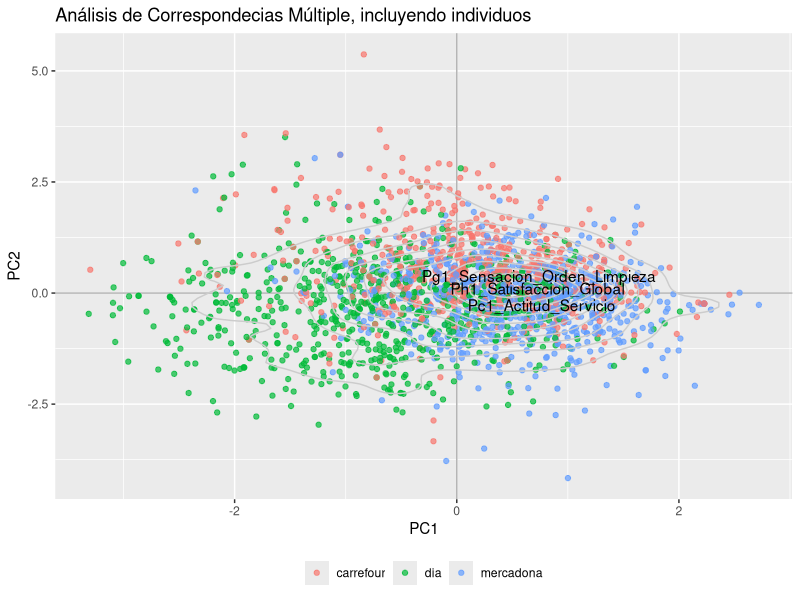
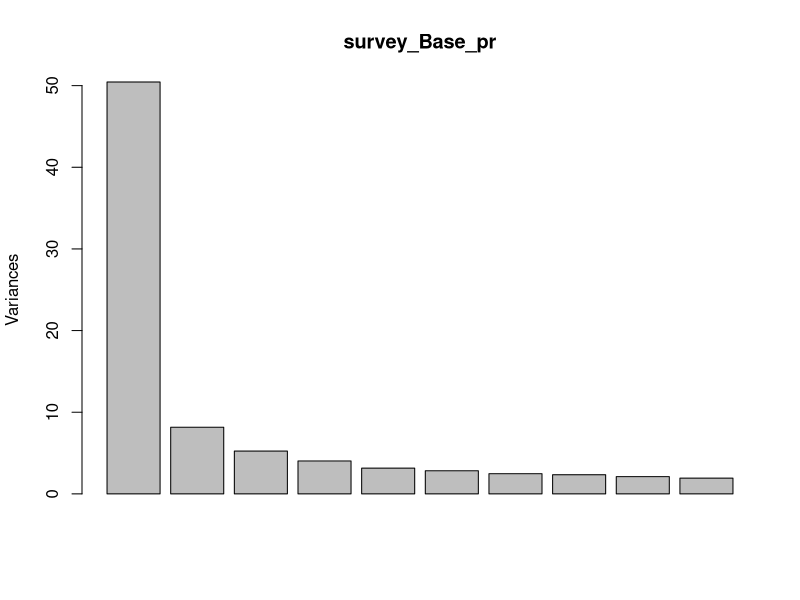
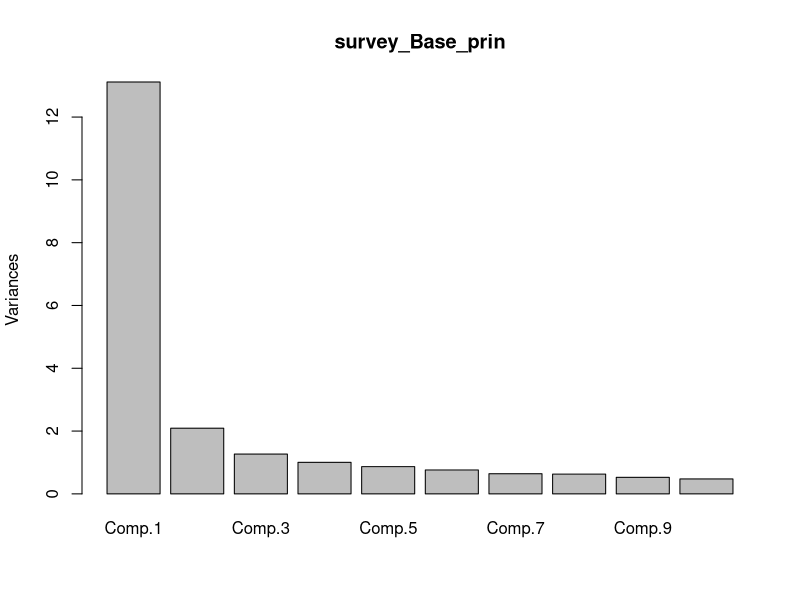
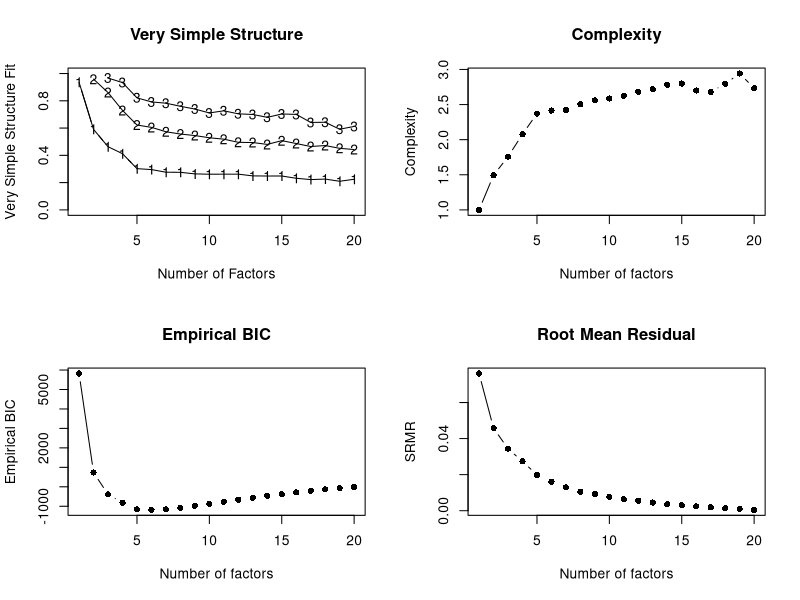

Reproduce these figures in R, in order. (Note: this script raises an error after producing the figures.)

#library(scales)
#library(reshape2)
#library(stringr)
# library(FactoMineR)
# library(factoextra)
library(dplyr)
library(ggplot2)
library(psych)

survey <- read.delim("survey.csv",sep = ';')

#Despues de ver los datos, elegimos eliminar las variables con más de 40 NA
survey <- survey %>%
  dplyr::select(-starts_with('P'), which(colSums(is.na(.)) < 41)) %>% 
  select(Establecimiento, starts_with('P'), starts_with('C'))
# Replace NA with median
survey[] <- lapply(survey, function(x) ifelse(is.na(x), median(x, na.rm = TRUE), x))

survey$RC1_Edad <- dplyr::recode(survey$C1_Edad, 21, 30, 40, 50, 60, 65)
survey$RC2_Sexo <- recode(survey$C2_Sexo, 0, 1)
survey$RC4_Compra_Media <- recode(
  survey$C4_Compra_Media, 15, 23, 38, 53, 68, 83, 103, 120)
survey$RC5 <- recode(
  survey$C5_Ingr_Mes, 600, 800, 1250, 1750, 2500, 3750, 4500)

survey$Establecimiento <- 
  factor(survey$Establecimiento, labels = c('carrefour','dia','mercadona'))
survey$C1_Edad <-
  factor(survey$C1_Edad,
         labels = c('18-24','25-35','35-44','45-54','55-64','>64'))
survey$C2_Sexo <- 
  factor(survey$C2_Sexo,labels = c('hombre','mujer'))
survey$C3_Estado_Civil <-
  factor(survey$C3_Estado_Civil,
         labels = c('soltero/a','casado/a','unido/a',
                    'separado/a','viudo/a'))
survey$C4_Compra_Media <-
  factor(survey$C4_Compra_Media,
         labels = c('<15','15-30','31-45','46-60','61-75',
                    '76-90','91-120','>120'))
survey$C5_Ingr_Mes <-
  factor(survey$C5_Ingr_Mes,
         labels = c('<600','601-1000','1001-1500',
                    '1501-2000','2001-3000','3001-4500','>4500'))


# Separamos datos por supermercados
dia <- filter(survey, Establecimiento=='dia')
carrefour <- filter(survey, Establecimiento=='carrefour')
mercadona <- filter(survey, Establecimiento=='mercadona')

## psych
# Exploratorio

#psych::scree(select(survey, starts_with('P')), pc = TRUE) # gráfico feo
# Hacemos el análisis Kaiser Meyer Olsen
survey_KMO <-psych::KMO(select(survey, starts_with('P')))
# Valor KMO
survey_KMO$MSA
# PCA con todas las columnas para elegir cuantos factores y varianza explicada
survey_principal <- psych::principal(select(survey, starts_with('P')),
  nfactors = ncol(select(survey, starts_with('P'))), rotate = 'none')
survey_principal
# Elegimos 4 factores sin rotar
# PCA con todas las columnas para elegir cuantos factores y varianza explicada
survey_principal <- psych::principal(select(survey, starts_with('P')),
  nfactors = 4, rotate = 'none')
# Estudiamos las comunalidades
survey_principal$communality
# Extraemos las puntuaciones
survey_principal_cargas <- as.data.frame(unclass(survey_principal$loadings))
# Añadimos columnas con los nombres de las variables
survey_principal_cargas$variables <- rownames(survey_principal_cargas)
# Reordenamos las columnas
survey_principal_cargas <- select(survey_principal_cargas, variables, starts_with('P'))
# Reordenamos las puntuaciones en base a PC1
survey_principal_cargas <- arrange(survey_principal_cargas, -PC1)

print(survey_principal_cargas, digits = 2)

# Cogemos los scores de cada individuo
survey_principal_scores <- as.data.frame(unclass(survey_principal$scores))
# Les incluimos el establecimiento
survey_principal_scores$Establecimiento <- survey$Establecimiento
# Agrupamos los scores por establecimiento

survey_principal_scores <- survey_principal_scores %>% 
  group_by(Establecimiento)

ggplot(data = survey_principal_scores, aes(PC1, PC2)) +
  geom_hline(yintercept = 0, colour = "gray70") +
  geom_vline(xintercept = 0, colour = "gray70") +
  geom_point(aes(colour = factor(Establecimiento)), alpha = 0.7) +
  geom_density2d(colour = "gray80") +
  geom_text(data = survey_principal_cargas, 
            aes(PC1, PC2, label = variables),check_overlap = TRUE) +
  theme(legend.position="bottom",legend.direction="horizontal") +
  theme(legend.title = element_blank()) +
  ggtitle("Análisis de Correspondecias Múltiple, incluyendo individuos") +
  scale_colour_discrete(name = "Variable")

# ROTAMOS

survey_principal_rot <- psych::principal(select(survey, starts_with('P')),
                                     nfactors = 4, rotate = 'varimax')


survey_principal_cargas_rot <- as.data.frame(unclass(survey_principal_rot$loadings))
survey_principal_cargas_rot$variables <- rownames(survey_principal_cargas_rot)
survey_principal_cargas_rot <- select(survey_principal_cargas_rot, variables, starts_with('R'))
# Reordenamos en base a PC1
survey_principal_cargas_rot <- arrange(survey_principal_cargas_rot, -RC1)

##### Aquí nos quedamos....

a <- survey_principal_cargas_rot
a[a[]<0.4] <- 0


print(survey_principal_cargas_rot, digits = 2)


set.seed(1234)






## psych & Base R
survey_Base_prin <- princomp(select(survey, starts_with('P')),4, scores = TRUE)
survey_Base_pr <- prcomp(select(survey, starts_with('P')),4, scale = FALSE)
screeplot(survey_Base_pr) # Variance
screeplot(survey_Base_prin) # std deviation

psych::fa.sort(survey_principal)

 

nfactors(select(survey, starts_with('P')), n= 20, rotate = 'varimax')



## FactoMineR
survey_principal <- principal(select(survey, starts_with('P')),4 ,rotate = 'varimax',
                              scores = TRUE)
a <- cor(select(survey, starts_with('P')))
VSS.plot(a)
survey_principal$scores
# Para extraer varianza
a <- print(survey_principal)
round(a$Vaccounted,2)
cor(survey_principal$scores) 
## FactoMineR
# PCA All
survey_pca <- PCA(select(survey, starts_with('P')))
print(survey_pca)
prcomp(select(survey, starts_with('P')), rotate = TRUE)
(survey_pca$eig)
fviz_screeplot(survey_pca)
a <- survey_pca$var$coord
b <-t(apply(survey_pca$var$coord, 1, function(x) {x/sqrt(survey_pca$eig[,1])}))
head(sweep(survey_pca$var$coord, 2, sqrt(survey_pca$eig[,1]),'/'))

# PCA Día
dia_pca <- PCA(na.omit(select(dia, starts_with('P'))))
print(dia_pca)
(dia_pca$eig)
fviz_screeplot(dia_pca)
dia_pca$var$coord

# PCA Carrefour
carrefour_pca <- PCA(na.omit(select(carrefour, starts_with('P'))))
print(carrefour_pca)
(carrefour_pca$eig)
fviz_screeplot(carrefour_pca)
carrefour_pca$var$coord

# PCA Mercadona
mercadona_pca <- PCA(na.omit(select(mercadona, starts_with('P'))))
print(mercadona_pca)
(mercadona_pca$eig)
fviz_screeplot(mercadona_pca)
mercadona_pca$var$coord

# Quality Cos2
head(mercadona_pca$var$cos2)


ggplot(survey, aes(Ph1_Satisfaccion_Global, RC4_Compra_Media,
                   color = Establecimiento)) +
  geom_point(shape=1) +
  scale_colour_hue(l=50) + # Use a slightly darker palette than normal
  geom_smooth(method=lm,   # Add linear regression lines
              se=FALSE,    # Don't add shaded confidence region
              fullrange=TRUE) # Extend regression lines

ggplot(mercadona, aes(Ph1_Satisfaccion_Global, RC4_Compra_Media)) +
  geom_point(shape=1) +
  scale_colour_hue(l=50) + # Use a slightly darker palette than normal
  geom_smooth(method=lm,   # Add linear regression lines
              se=FALSE,    # Don't add shaded confidence region
              fullrange=TRUE) # Extend regression lines


# Rotación
seed(123)
sim_data <-  as.data.frame(MASS::mvrnorm(
  n=100, mu=c(0, 0), Sigma=matrix(c(1, 0.8, 0.8, 1), nrow=2), empirical=TRUE))

names(sim_data) <- c('x', 'y')

line1 <- data.frame(x = seq(from = -2, to = 2, by = 1/100),
                    y = seq(from = -2, to = 2, by = 1/100))
line2 <- data.frame(x = seq(from = -1, to = 1, by = 1/100),
                    y = -seq(from = -1, to = 1, by = 1/100))

ggplot(sim_data, aes(x, y)) +
  geom_point() +
  geom_line(data = line1, aes(x, y)) +
  geom_line(data = line2, aes(x, y))

rotate <- function(df, degree) {
  dfr <- df
  degree <- pi * degree / 180
  l <- sqrt(df$start1^2 + df$start2^2)
  teta <- atan(df$start2 / df$start1)
  dfr$start1 <- round(l * cos(teta - degree))
  dfr$start2 <- round(l * sin(teta - degree))
  return(dfr)
}

sim_data1 <- rotate(sim_data, -90)

sim_data1 <- sim_data
degree <- 45
degree <- pi * degree / 180
l <- sqrt(sim_data1$x^2 + sim_data$y^2)
teta <- atan(sim_data$y / sim_data1$x)
sim_data1$x <- l * cos(teta - degree)
sim_data1$y <- l * sin(teta - degree)

ggplot(sim_data1, aes(x, y)) +
  geom_point() +
  geom_line(data = line1, aes(x, y)) +
  geom_line(data = line2, aes(x, y))

factor.rotate(sim_data, 45, col1=sim_data$x, col2=sim_data$y, plot=TRUE)

data(Harman23.cor)
f2 <- fa(Harman23.cor$cov,2,rotate="none")
op <- par(mfrow=c(1,2))
cluster.plot(f2,xlim=c(-1,1),ylim=c(-1,1),title="Unrotated ")
f2r <- factor.rotate(f2,-33,plot=TRUE,xlim=c(-1,1),ylim=c(-1,1),title="rotated -33 degrees")
op <- par(mfrow=c(1,1))
